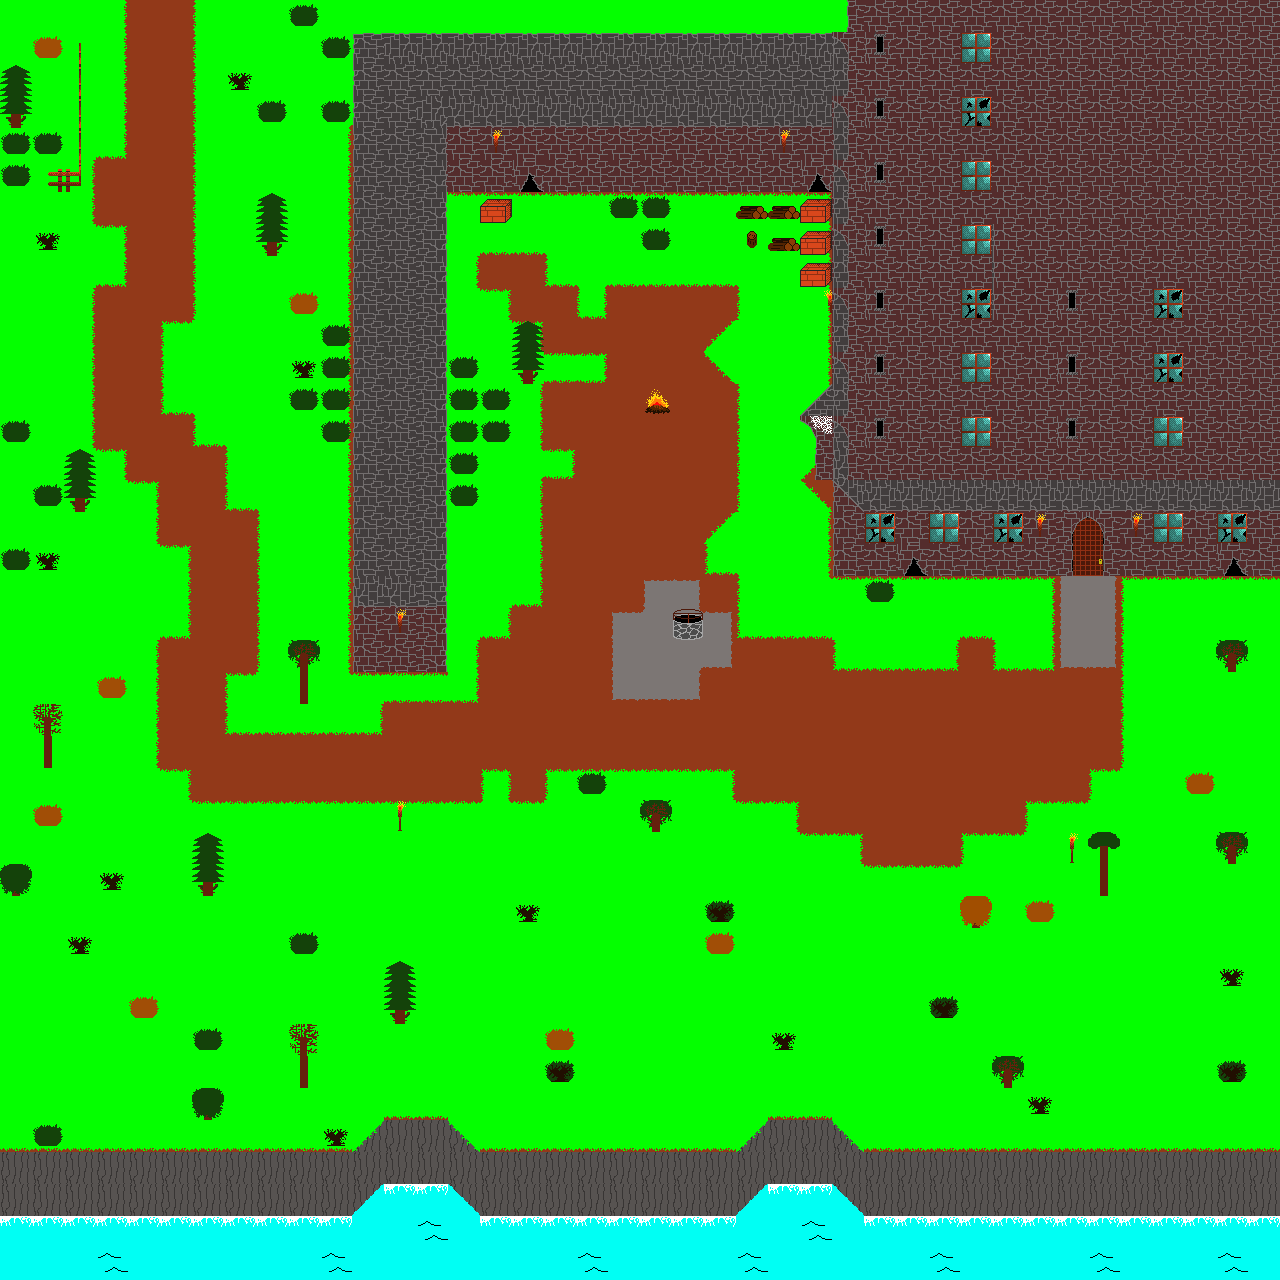

A level layout from a 2D game, rendered from its tile map. Below: a short description, then the map file with tile-grid data replaced by summaries:
An orthogonal 40x40 tile map with 32x32 px tiles, 4 tile layers (bottom, top, roofs, objects), 14 tilesets and 8 objects.

<map version="1.0" tiledversion="1.1.6" orientation="orthogonal" renderorder="left-down" width="40" height="40" tilewidth="32" tileheight="32" infinite="0" nextobjectid="9">
 <tileset firstgid="1" source="../Tilesets/tiles3.tsx" />
 <tileset firstgid="145" source="../Tilesets/Stonework_gaps.tsx" />
 <tileset firstgid="175" source="../Tilesets/Stonework3.tsx" />
 <tileset firstgid="239" source="../Tilesets/bushes.tsx" />
 <tileset firstgid="245" source="../Tilesets/Trees.tsx" />
 <tileset firstgid="260" source="../Tilesets/Wood.tsx" />
 <tileset firstgid="264" source="../Tilesets/miscobjects.tsx" />
 <tileset firstgid="304" source="../Tilesets/furniture.tsx" />
 <tileset firstgid="340" source="../Tilesets/webs.tsx" />
 <tileset firstgid="344" source="../Tilesets/Campfire.tsx" />
 <tileset firstgid="369" source="../Tilesets/indoor_floors.tsx" />
 <tileset firstgid="384" source="../Tilesets/cavestuff.tsx" />
 <tileset firstgid="404" source="../Tilesets/water_wave.tsx" />
 <tileset firstgid="410" source="../Tilesets/Barrier.tsx" />
 <layer name="bottom" width="40" height="40">
  <properties>
   <property name="unity:sortingLayerName" value="BackGround" />
   <property name="unity:sortingOrder" type="int" value="0" />
  </properties>
  <data>[1600 cells, 1559 non-empty, 5 distinct tile ids]</data>
 </layer>
 <layer name="top" width="40" height="40">
  <properties>
   <property name="unity:sortingLayerName" value="MidGround" />
   <property name="unity:sortingOrder" type="int" value="0" />
  </properties>
  <data>[1600 cells, 1064 non-empty, 46 distinct tile ids]</data>
 </layer>
 <layer name="roofs" width="40" height="40">
  <properties>
   <property name="unity:sortingLayerName" value="WorldObjects" />
   <property name="unity:sortingOrder" type="int" value="1" />
  </properties>
  <data>[1600 cells, 341 non-empty, 16 distinct tile ids]</data>
 </layer>
 <layer name="objects" width="40" height="40">
  <properties>
   <property name="unity:sortingLayerName" value="WorldObjects" />
   <property name="unity:sortingOrder" type="int" value="0" />
  </properties>
  <data>[1600 cells, 165 non-empty, 38 distinct tile ids]</data>
 </layer>
 <objectgroup name="Boundaries">
  <object id="1" x="-1647" y="-1496" width="8" height="3200">
   <properties>
    <property name="unity:sortingLayerName" value="MidGround" />
    <property name="unity:sortingOrder" type="int" value="0" />
   </properties>
  </object>
  <object id="2" x="-1647" y="1704" width="3224" height="16">
   <properties>
    <property name="unity:sortingLayerName" value="MidGround" />
    <property name="unity:sortingOrder" type="int" value="0" />
   </properties>
  </object>
  <object id="3" x="1561" y="-1496" width="8" height="3200">
   <properties>
    <property name="unity:sortingLayerName" value="MidGround" />
    <property name="unity:sortingOrder" type="int" value="0" />
   </properties>
  </object>
  <object id="4" x="-1647" y="-1504" width="3216" height="8">
   <properties>
    <property name="unity:sortingLayerName" value="MidGround" />
    <property name="unity:sortingOrder" type="int" value="0" />
   </properties>
  </object>
  <object id="5" x="-22" y="-21" width="1324" height="21" />
  <object id="6" x="-22" y="1280" width="1324" height="20" />
  <object id="7" x="-22" y="0" width="22" height="1280" />
  <object id="8" x="1280" y="0" width="22" height="1280" />
 </objectgroup>
</map>
